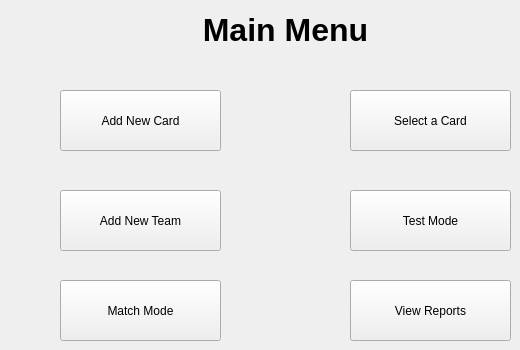
  <widget class="QWidget" name="Main_Page">
   <widget class="QLabel" name="MMLabel">
    <property name="geometry">
     <rect>
      <x>110</x>
      <y>10</y>
      <width>351</width>
      <height>41</height>
     </rect>
    </property>
    <property name="text">
     <string>&lt;html&gt;&lt;head/&gt;&lt;body&gt;&lt;p align=&quot;center&quot;&gt;&lt;span style=&quot; font-size:24pt; font-weight:600;&quot;&gt;Main Menu&lt;/span&gt;&lt;/p&gt;&lt;/body&gt;&lt;/html&gt;</string>
    </property>
   </widget>
   <widget class="QPushButton" name="ANCButton">
    <property name="geometry">
     <rect>
      <x>60</x>
      <y>90</y>
      <width>161</width>
      <height>61</height>
     </rect>
    </property>
    <property name="toolTip">
     <string>&lt;html&gt;&lt;head/&gt;&lt;body&gt;&lt;p&gt;&lt;span style=&quot; font-size:12pt;&quot;&gt;Connect to the SRC &lt;/span&gt;&lt;/p&gt;&lt;/body&gt;&lt;/html&gt;</string>
    </property>
    <property name="whatsThis">
     <string>&lt;html&gt;&lt;head/&gt;&lt;body&gt;&lt;p&gt;&lt;span style=&quot; font-size:12pt;&quot;&gt;Connect to the SRC &lt;/span&gt;&lt;/p&gt;&lt;/body&gt;&lt;/html&gt;</string>
    </property>
    <property name="styleSheet">
     <string notr="true">font: 12pt &quot;MS Shell Dlg 2&quot;;</string>
    </property>
    <property name="text">
     <string>Add New Card</string>
    </property>
   </widget>
   <widget class="QPushButton" name="SCButton">
    <property name="geometry">
     <rect>
      <x>350</x>
      <y>90</y>
      <width>161</width>
      <height>61</height>
     </rect>
    </property>
    <property name="styleSheet">
     <string notr="true">font: 12pt &quot;MS Shell Dlg 2&quot;;</string>
    </property>
    <property name="text">
     <string>Select a Card</string>
    </property>
   </widget>
   <widget class="QPushButton" name="MMButton">
    <property name="geometry">
     <rect>
      <x>60</x>
      <y>280</y>
      <width>161</width>
      <height>61</height>
     </rect>
    </property>
    <property name="styleSheet">
     <string notr="true">font: 12pt &quot;MS Shell Dlg 2&quot;;</string>
    </property>
    <property name="text">
     <string>Match Mode</string>
    </property>
   </widget>
   <widget class="QPushButton" name="VLTButton">
    <property name="geometry">
     <rect>
      <x>350</x>
      <y>280</y>
      <width>161</width>
      <height>61</height>
     </rect>
    </property>
    <property name="styleSheet">
     <string notr="true">font: 12pt &quot;MS Shell Dlg 2&quot;;</string>
    </property>
    <property name="text">
     <string>View Reports</string>
    </property>
   </widget>
   <widget class="QPushButton" name="ANTButton">
    <property name="geometry">
     <rect>
      <x>60</x>
      <y>190</y>
      <width>161</width>
      <height>61</height>
     </rect>
    </property>
    <property name="toolTip">
     <string>&lt;html&gt;&lt;head/&gt;&lt;body&gt;&lt;p&gt;&lt;span style=&quot; font-size:12pt;&quot;&gt;Connect to the SRC &lt;/span&gt;&lt;/p&gt;&lt;/body&gt;&lt;/html&gt;</string>
    </property>
    <property name="whatsThis">
     <string>&lt;html&gt;&lt;head/&gt;&lt;body&gt;&lt;p&gt;&lt;span style=&quot; font-size:12pt;&quot;&gt;Connect to the SRC &lt;/span&gt;&lt;/p&gt;&lt;/body&gt;&lt;/html&gt;</string>
    </property>
    <property name="styleSheet">
     <string notr="true">font: 12pt &quot;MS Shell Dlg 2&quot;;</string>
    </property>
    <property name="text">
     <string>Add New Team</string>
    </property>
   </widget>
   <widget class="QPushButton" name="TMButton">
    <property name="geometry">
     <rect>
      <x>350</x>
      <y>190</y>
      <width>161</width>
      <height>61</height>
     </rect>
    </property>
    <property name="toolTip">
     <string>&lt;html&gt;&lt;head/&gt;&lt;body&gt;&lt;p&gt;&lt;span style=&quot; font-size:12pt;&quot;&gt;Connect to the SRC &lt;/span&gt;&lt;/p&gt;&lt;/body&gt;&lt;/html&gt;</string>
    </property>
    <property name="whatsThis">
     <string>&lt;html&gt;&lt;head/&gt;&lt;body&gt;&lt;p&gt;&lt;span style=&quot; font-size:12pt;&quot;&gt;Connect to the SRC &lt;/span&gt;&lt;/p&gt;&lt;/body&gt;&lt;/html&gt;</string>
    </property>
    <property name="styleSheet">
     <string notr="true">font: 12pt &quot;MS Shell Dlg 2&quot;;</string>
    </property>
    <property name="text">
     <string>Test Mode</string>
    </property>
   </widget>
  </widget>
